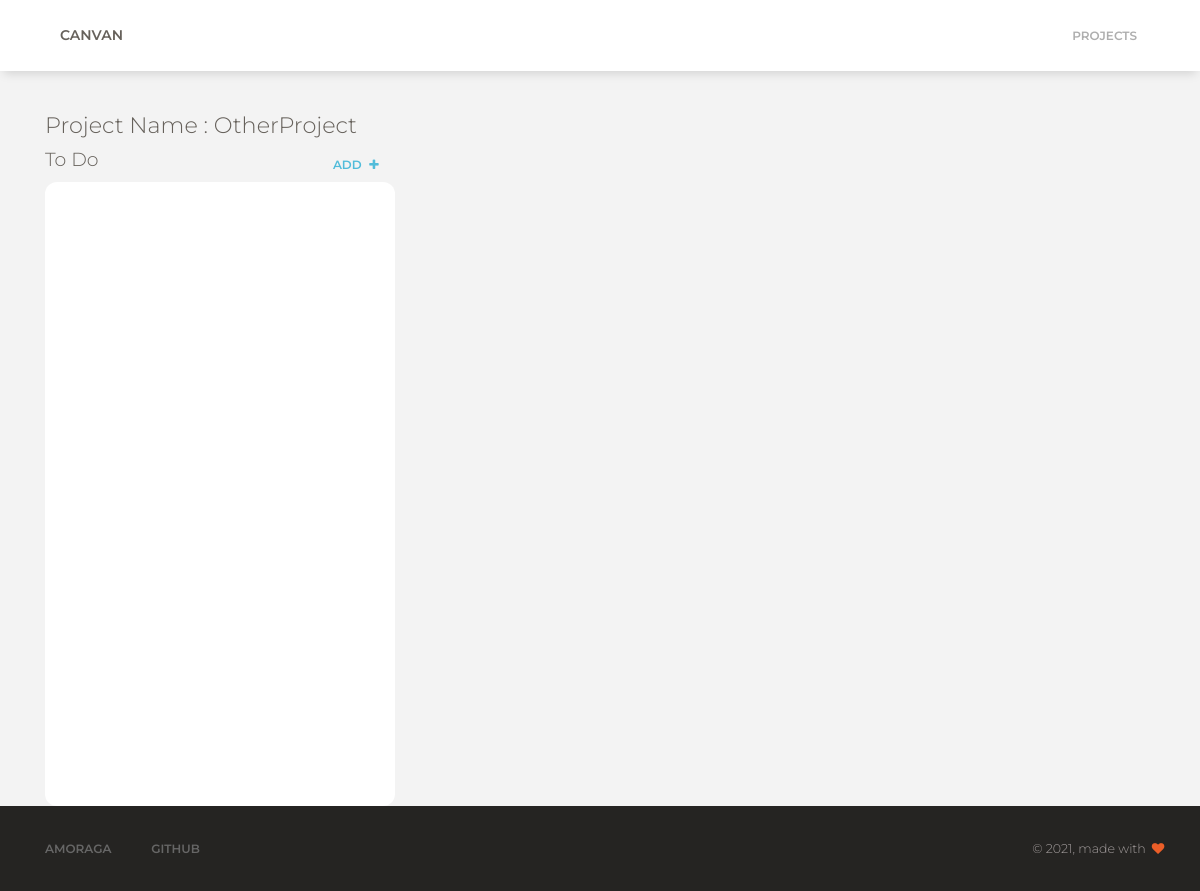
Before: /project/id/2 with the older database file.
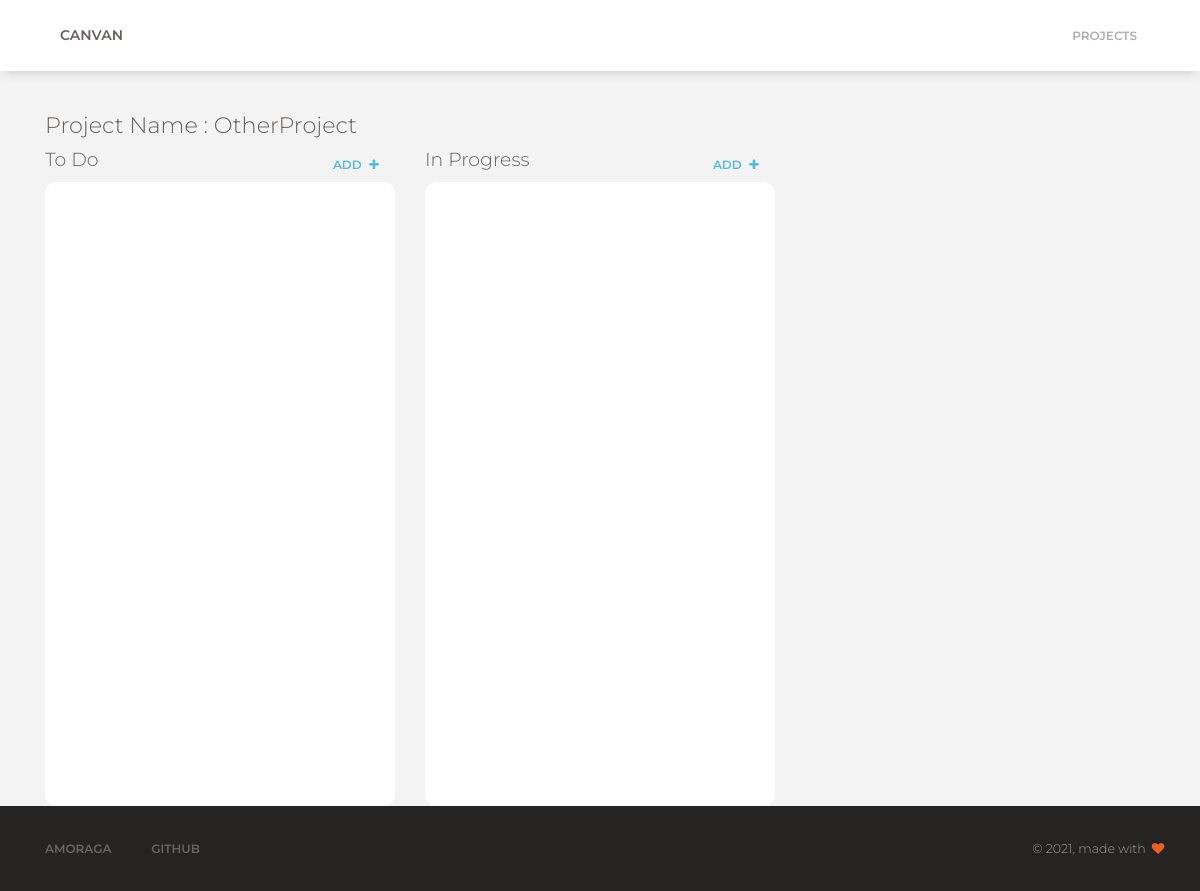
After: the same page with the newer database file.
### projects/models.py (models this page shows, shortened)
class Project(models.Model):
    name = CharField(max_length = 50)
    description = TextField()
    user = ForeignKey(User, on_delete= models.CASCADE)
    created_at = DateTimeField(auto_now_add = True)
    updated_at = DateTimeField(auto_now = True)

class Column(models.Model):
    name = CharField(max_length = 50)
    description = TextField()
    project = ForeignKey(Project, on_delete = models.CASCADE)
    user = ForeignKey(User, on_delete= models.CASCADE)
    created_at = DateTimeField(auto_now_add = True)
    updated_at =  DateTimeField(auto_now = True)

### projects/views.py (the view)
# urls.py: path('project/id/<int:id>', views.project, name='Project'),
def project(request, id):
    data = {'project' : Project.objects.get(pk = id), 'column': Column.objects.filter(project = id) }
    return render(request, 'Project.html', data)

### projects/templates/Project.html (shortened to what this page needs)
{% extends './Layout.html' %}
{% load static %}
{% block content %}
    <div class=" initial-content">
        <div class="row mb-2">
            <div class="col-md-12">
                <h4>Project Name : {{project.name}}</h4>
            </div>
        </div>
        <div class="row">
            {% for c in column %}
                <div class="col-md-4" >
                    <div class="header-column">
                        <h5>{{ c.name }}</h5>
                        <button class="btn btn-info btn-sm btn-link" onclick="openModal('{{c.id}}','{{c.name}}')">
                            add
                            <i class="fa fa-plus "></i>
                          </button>
                    </div>
                    <div class="column" id="column-{{c.pk}}"  ondrop="drop(event)" ondragover="allowDrop(event)">
                    </div>
                </div>
            {% endfor %}
        </div>
    </div>
{% endblock %}

### projects/templates/Layout.html (shortened to what this page needs)
<!DOCTYPE html>
<html lang="en">
<head>
    {% load static %}
  <link href="https://maxcdn.bootstrapcdn.com/font-awesome/latest/css/font-awesome.min.css" rel="stylesheet">
  <link href="{% static 'css/bootstrap.min.css' %}" rel="stylesheet" />
  <link href="{% static 'css/paper-kit.css' %}" rel="stylesheet" />
  <link href="{% static 'css/style.css' %}" rel="stylesheet">
</head>
<body class="index-page">
  <nav class="navbar navbar-expand-lg fixed-top navbar-default" color-on-scroll="500">
    <div class="container">
      <div class="navbar-translate">
        <a class="navbar-brand" href="#" rel="tooltip" title="Canvan" data-placement="bottom" target="_blank">
          Canvan
        </a>
      </div>
      <div class="collapse navbar-collapse" data-nav-image="{% static 'img/blurred-image-1.jpg' %}" data-color="orange">
        <ul class="navbar-nav ml-auto">
          <li class="nav-item">
            <a href="/projects" class="nav-link" id="navbarDropdownMenuLink1">
              Projects
            </a>
          </li>
        </ul>
      </div>
    </div>
  </nav>
        <div class="container pt-5">
            {% block content %}
            {% endblock %}
        </div>
  <footer class="footer footer-black">
    <div class="container">
      <div class="row">
        <nav class="footer-nav">
          <ul>
            <li><a href="#" target="_blank">Amoraga</a></li>
            <li><a href="#" target="_blank">GitHub</a></li>
          </ul>
        </nav>
        <div class="credits ml-auto">
          <span class="copyright">
            © , made with <i class="fa fa-heart heart"></i>
          </span>
        </div>
      </div>
    </div>
  </footer>
</body>
</html>

### projects/static/css/style.css (style rules this page uses)
.initial-content { min-height: 82vh; margin-top:4.3vh }
.column { min-height: 78vh!important; padding:10px!important; border-radius: 12px; background-color: #fff!important; }
body { background-color: #f3f3f3!important }
.header-column { display: flex; justify-content: space-between; }

Changed rows visible on the page:
added Column: name "In Progress"
